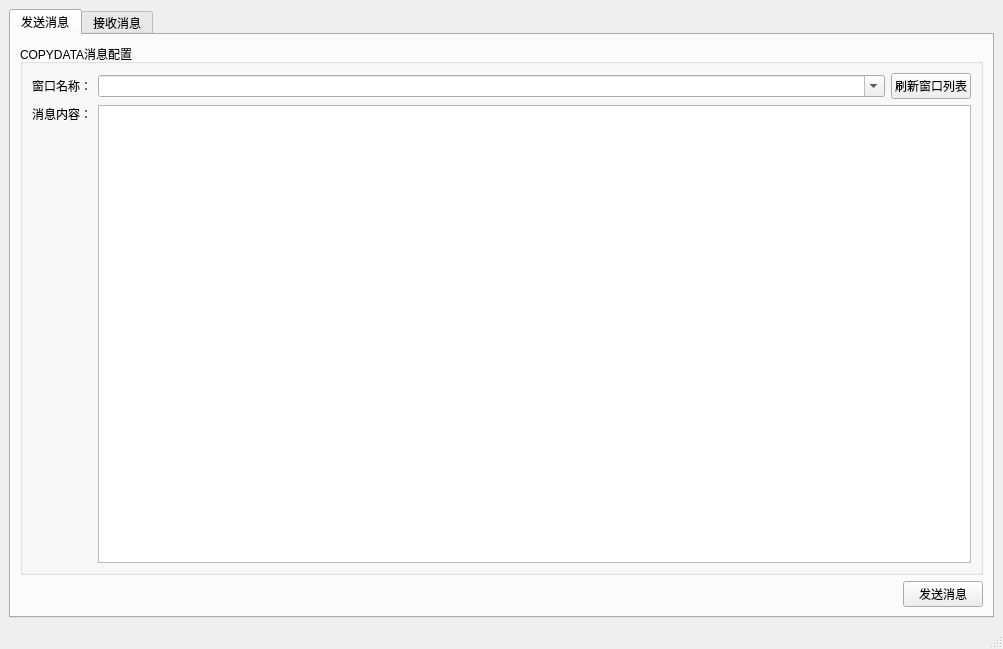
<?xml version="1.0" encoding="UTF-8"?>
<ui version="4.0">
 <class>MainWindow</class>
 <widget class="QMainWindow" name="MainWindow">
  <property name="geometry">
   <rect>
    <x>0</x>
    <y>0</y>
    <width>1003</width>
    <height>649</height>
   </rect>
  </property>
  <property name="windowTitle">
   <string>CopyData消息测试工具</string>
  </property>
  <widget class="QWidget" name="centralwidget">
   <layout class="QGridLayout" name="gridLayout_3">
    <item row="0" column="0">
     <widget class="QTabWidget" name="tabMsg">
      <property name="currentIndex">
       <number>0</number>
      </property>
      <widget class="QWidget" name="tabSendMsg">
       <attribute name="title">
        <string>发送消息</string>
       </attribute>
       <layout class="QGridLayout" name="gridLayout_2">
        <item row="0" column="0">
         <widget class="QGroupBox" name="groupBox">
          <property name="title">
           <string>COPYDATA消息配置</string>
          </property>
          <layout class="QGridLayout" name="gridLayout">
           <item row="1" column="0">
            <layout class="QVBoxLayout" name="verticalLayout">
             <item>
              <widget class="QLabel" name="label_2">
               <property name="sizePolicy">
                <sizepolicy hsizetype="Minimum" vsizetype="Minimum">
                 <horstretch>0</horstretch>
                 <verstretch>0</verstretch>
                </sizepolicy>
               </property>
               <property name="text">
                <string>消息内容：</string>
               </property>
              </widget>
             </item>
             <item>
              <spacer name="verticalSpacer">
               <property name="orientation">
                <enum>Qt::Vertical</enum>
               </property>
               <property name="sizeHint" stdset="0">
                <size>
                 <width>20</width>
                 <height>40</height>
                </size>
               </property>
              </spacer>
             </item>
            </layout>
           </item>
           <item row="0" column="0" colspan="2">
            <layout class="QHBoxLayout" name="horizontalLayout">
             <item>
              <widget class="QLabel" name="label">
               <property name="sizePolicy">
                <sizepolicy hsizetype="Fixed" vsizetype="Minimum">
                 <horstretch>0</horstretch>
                 <verstretch>0</verstretch>
                </sizepolicy>
               </property>
               <property name="text">
                <string>窗口名称：</string>
               </property>
              </widget>
             </item>
             <item>
              <widget class="QComboBox" name="com_win_name_list">
               <property name="editable">
                <bool>true</bool>
               </property>
              </widget>
             </item>
             <item>
              <widget class="QPushButton" name="button_refresh_win_list">
               <property name="sizePolicy">
                <sizepolicy hsizetype="Fixed" vsizetype="Fixed">
                 <horstretch>0</horstretch>
                 <verstretch>0</verstretch>
                </sizepolicy>
               </property>
               <property name="text">
                <string>刷新窗口列表</string>
               </property>
              </widget>
             </item>
            </layout>
           </item>
           <item row="1" column="1">
            <widget class="QPlainTextEdit" name="pedit_message_content">
             <property name="sizePolicy">
              <sizepolicy hsizetype="Expanding" vsizetype="Expanding">
               <horstretch>0</horstretch>
               <verstretch>0</verstretch>
              </sizepolicy>
             </property>
            </widget>
           </item>
          </layout>
         </widget>
        </item>
        <item row="1" column="0">
         <layout class="QHBoxLayout" name="horizontalLayout_3">
          <item>
           <spacer name="horizontalSpacer">
            <property name="orientation">
             <enum>Qt::Horizontal</enum>
            </property>
            <property name="sizeHint" stdset="0">
             <size>
              <width>40</width>
              <height>20</height>
             </size>
            </property>
           </spacer>
          </item>
          <item>
           <widget class="QPushButton" name="button_send_message">
            <property name="text">
             <string>发送消息</string>
            </property>
           </widget>
          </item>
         </layout>
        </item>
       </layout>
      </widget>
      <widget class="QWidget" name="tabGetMsg">
       <attribute name="title">
        <string>接收消息</string>
       </attribute>
       <layout class="QVBoxLayout" name="verticalLayout_3">
        <item>
         <layout class="QHBoxLayout" name="horizontalLayout_2">
          <item>
           <widget class="QLabel" name="label_3">
            <property name="text">
             <string>窗口句柄:</string>
            </property>
           </widget>
          </item>
          <item>
           <widget class="QLineEdit" name="editWndHandle">
            <property name="readOnly">
             <bool>true</bool>
            </property>
           </widget>
          </item>
          <item>
           <spacer name="horizontalSpacer_2">
            <property name="orientation">
             <enum>Qt::Horizontal</enum>
            </property>
            <property name="sizeHint" stdset="0">
             <size>
              <width>40</width>
              <height>20</height>
             </size>
            </property>
           </spacer>
          </item>
         </layout>
        </item>
        <item>
         <widget class="QGroupBox" name="groupBox_2">
          <property name="title">
           <string>接收消息内容：</string>
          </property>
          <layout class="QVBoxLayout" name="verticalLayout_2">
           <item>
            <widget class="QPlainTextEdit" name="pTextMsgContent">
             <property name="readOnly">
              <bool>false</bool>
             </property>
            </widget>
           </item>
          </layout>
         </widget>
        </item>
       </layout>
      </widget>
     </widget>
    </item>
   </layout>
  </widget>
  <widget class="QMenuBar" name="menubar">
   <property name="geometry">
    <rect>
     <x>0</x>
     <y>0</y>
     <width>1003</width>
     <height>34</height>
    </rect>
   </property>
  </widget>
  <widget class="QStatusBar" name="statusbar"/>
 </widget>
 <resources/>
 <connections/>
</ui>
